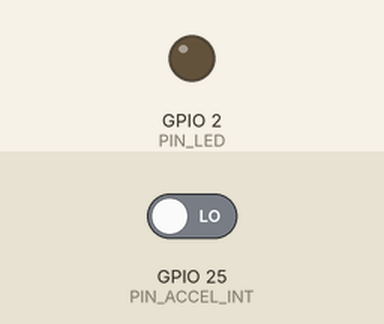
A sketch run on a simulated ESP32. Parts: output pins drawn as LEDs (lit = HIGH). Wiring (inferred from the names in the program): MPU-6050 motion sensor at I2C address 0x68. The test bench sets the inputs (shaded band); at power-on: GPIO 25 (PIN_ACCEL_INT) LOW. What the sketch prints to the serial monitor is not drawn.

Above: at 1.1 s.
Timing chart, 0 to 2.6 s (numbered marks = the images above):
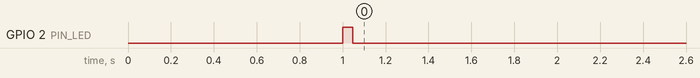

The sketch:

MPU6050InterruptTest.ino
```cpp
#include <Wire.h>

const uint8_t MPU6050_ADDRESS = 0x68; // Device address when ADO = 0

// MPU-6050 registers and bits (https://cdn.sparkfun.com/datasheets/Sensors/Accelerometers/RM-MPU-6000A.pdf)
const uint8_t ACCEL_CONFIG = 0x1C;
const uint8_t AFS_SEL = 3; // Bits 4:3
const uint8_t AFS_SEL_2G = 0 << AFS_SEL;
const uint8_t AFS_SEL_4G = 1 << AFS_SEL;
const uint8_t AFS_SEL_8G = 2 << AFS_SEL;
const uint8_t AFS_SEL_16G = 3 << AFS_SEL;
const uint8_t ACCEL_HIGHPASS = 0; // Bits 2:0; these 3 bits are grey in the data sheet, but they are used! Leaving them 0 means the filter always outputs 0.
const uint8_t ACCEL_HIGHPASS_5HZ = 1 << ACCEL_HIGHPASS;

const uint8_t MOT_THR = 0x1F; // Units of LSB; 2048 LSB/g @ 16g full-scale, 16384 LSB/g @ 2g full-scale

const uint8_t MOT_DUR = 0x20; // Duration counter threshold for motion interrupt generation, 1 kHz rate, LSB = 1 ms

const uint8_t INT_PIN_CFG = 0x37;
const uint8_t INT_LEVEL = 7;
const uint8_t INT_OPEN = 6;
const uint8_t LATCH_INT_EN = 5;
const uint8_t INT_RD_CLEAR = 4;
const uint8_t FSYNC_INT_LEVEL = 3;
const uint8_t FSYNC_INT_EN = 2;
const uint8_t I2C_BYPASS_EN = 1;

const uint8_t INT_ENABLE = 0x38;
const uint8_t MOT_EN = 6;
const uint8_t FIFO_OFLOW_EN = 4;
const uint8_t I2C_MST_INT_EN = 3;
const uint8_t DATA_RDY_EN = 0;

const uint8_t INT_STATUS = 0x3A;

const uint8_t SIGNAL_PATH_RESET = 0x68;
const uint8_t GYRO_RESET = 2;
const uint8_t ACCEL_RESET = 1;
const uint8_t TEMP_RESET = 0;

const uint8_t MOT_DETECT_CTRL = 0x69;

const uint8_t PWR_MGMT_1 = 0x6B;

const uint8_t WHO_AM_I = 0x75; // Should return 0x68
const uint8_t MOT_DETECT_STATUS = 97;

const int PIN_ACCEL_INT = 25;
const int PIN_LED = 2;

void accelWriteRegister(uint8_t slave_register, uint8_t data) {
  Wire.begin();
  Wire.beginTransmission(MPU6050_ADDRESS); // Initialize the Tx buffer
  Wire.write(slave_register); // Put slave register address in Tx buffer
  Wire.write(data); // Put data in Tx buffer
  Wire.endTransmission(); // Send the Tx buffer
}

uint8_t accelReadRegister(uint8_t slave_register) {
  const uint8_t ONE_BYTE = 1;
  Wire.beginTransmission(MPU6050_ADDRESS); // Initialize the Tx buffer
  Wire.write(slave_register); // Put slave register address in Tx buffer
  Wire.endTransmission(false); // Send the Tx buffer, but send a restart to keep connection alive
  Wire.requestFrom(MPU6050_ADDRESS, ONE_BYTE); // Read one byte from slave register address
  return Wire.read(); // Return result
}

void debugRegister(String register_name, uint8_t register_value) {
  Serial.print("0b");
  uint8_t v = register_value;
  for (uint8_t i = 0; i < 8; i++) {
    Serial.print(v >= 0x80 ? '1' : '0');
    v <<= 1;
  }
  Serial.print(" 0x");
  v = register_value >> 4;
  Serial.print((char)((v <= 9 ? '0' : '7') + v));
  v = register_value & 0x0F;
  Serial.print((char)((v <= 9 ? '0' : '7') + v));
  Serial.print(' ');
  Serial.print(register_value);
  Serial.print(' ');
  Serial.print(register_name);
  Serial.println();
}

void setup() {
  delay(1000);

  pinMode(PIN_ACCEL_INT, INPUT);
  pinMode(PIN_LED, OUTPUT);
  digitalWrite(PIN_LED, HIGH);

  Serial.begin(57600);
  Serial.println("Initializing MPU-6050...");

  // Disable all power management and select internal 8MHz oscillator for clock
  accelWriteRegister(PWR_MGMT_1, 0);

  // Reset all internal signal paths
  accelWriteRegister(SIGNAL_PATH_RESET, (1 << GYRO_RESET) | (1 << ACCEL_RESET) | (1 << TEMP_RESET));

  // Hold INT pin high until interrupt is cleared, set interrupt pin to active-high
  accelWriteRegister(INT_PIN_CFG, (1 << LATCH_INT_EN));

  // Set full scale range and highpass filter
  accelWriteRegister(ACCEL_CONFIG, AFS_SEL_2G | ACCEL_HIGHPASS_5HZ);

  // Set motion threshold
  accelWriteRegister(MOT_THR, 20);

  // Set motion detect duration
  accelWriteRegister(MOT_DUR, 1);

  //to register 0x69, write the motion detection decrement and a few other settings (for example write 0x15 to set both free-fall and motion decrements to 1 and accelerometer start-up delay to 5ms total by adding 1ms. )
  accelWriteRegister(MOT_DETECT_CTRL, 0x15);

  // Enable motion detection interrupt only
  accelWriteRegister(INT_ENABLE, (1 << MOT_EN));

  // Read back registers to verify configuration
  debugRegister("WHO_AMI_I", accelReadRegister(WHO_AM_I));
  debugRegister("PWR_MGMT_1", accelReadRegister(PWR_MGMT_1));
  debugRegister("INT_PIN_CFG", accelReadRegister(INT_PIN_CFG));
  debugRegister("ACCEL_CONFIG", accelReadRegister(ACCEL_CONFIG));
  debugRegister("MOT_THR", accelReadRegister(MOT_THR));
  debugRegister("MOT_DUR", accelReadRegister(MOT_DUR));
  debugRegister("MOT_DETECT_CTRL", accelReadRegister(MOT_DETECT_CTRL));
  debugRegister("INT_ENABLE", accelReadRegister(INT_ENABLE));
  debugRegister("MOT_DETECT_STATUS", accelReadRegister(MOT_DETECT_STATUS));

  Serial.println("Initialization complete.");

  digitalWrite(PIN_LED, LOW);
}

void loop() {
  if (digitalRead(PIN_ACCEL_INT) == HIGH) {
    digitalWrite(PIN_LED, HIGH);
    accelReadRegister(0x3A); // Clear interrupt
    //accelReadRegister(0x37);
    digitalWrite(PIN_LED, LOW);
  }
  delay(100);
}
```
